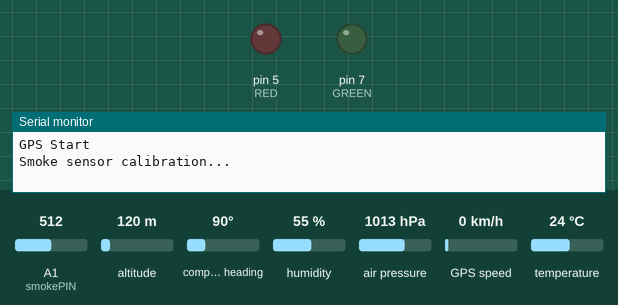
This sketch was run on a simulated Arduino Uno, built with avr-gcc and run on an emulated ATmega328P. Parts: output pins drawn as LEDs (lit = HIGH), the last lines printed to the serial monitor. Inputs (shaded band) come from the test bench; at power-on: A1 (smokePIN) = 512, altitude 120 m, compass heading 90°, humidity 55 %, air pressure 1013 hPa, GPS speed 0 km/h, temperature 24 °C. The GPS gets a fix after 3 s at 37.7749, -122.4194 with 8 satellites.

Above: at 0.1 s.
At 27.3 s:
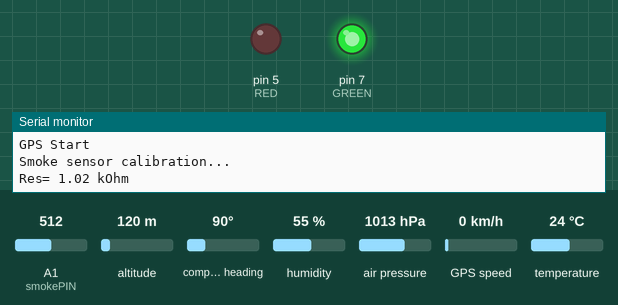
Timing chart, 0 to 28.8 s (numbered marks = the images above):
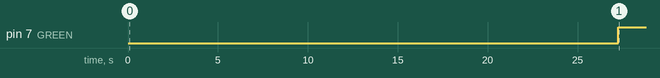

Measured:
- by itself, pin 7 (GREEN): LOW → HIGH at 27.3 s

The sketch:

weather_station_demo.ino
```cpp
// (licence header left out)
//  Include libraries
#include <SoftwareSerial.h>
#include "TinyGPS++.h"
#include <SPI.h>
#include <DHT.h> //https://github.com/adafruit/DHT-sensor-library
#include <DHT_U.h>
#include <Adafruit_Sensor.h>
#include <Adafruit_BMP280.h> //https://github.com/adafruit/Adafruit_BMP280_Library

//
#define DHTPIN 2
#define DHTTYPE DHT22
DHT dht(DHTPIN, DHTTYPE);
Adafruit_BMP280 bmp;
#define smokePIN A1
const int chipSelect = 4;
int RED = 5;
int GREEN = 7;
int GPSrx = 9;
int GPStx = 8;
long latitude;
long longitude;
TinyGPSPlus gps;
SoftwareSerial serial_connection(GPSrx, GPStx);
float temp;
float humidity;
float temperature;
float pressure;
float heatic;
float altitude;
int smoke;
char dataString[10];
int k = 0;
char filename[] = "datalog.csv";
#define load_Res 10
#define air_factor 9.83
float Res = 0;
float res = 0;
float result;
float SmokeCurve[3] ={4.50,0.70,-0.40};
float ratio;

//smoke sensor calibration
float resistance(int samples, int interval)
{
   int i;
   float res=0;
   for (i=0;i<samples;i++)
   {
      int adc_value=analogRead(smokePIN);
      res+=((float)load_Res*(1023-adc_value)/adc_value);
      delay(interval);
   }
   res/=samples;
   return res;
}

float SensorCalibration()
{
  int i;
  float val=0;
  val=resistance(50,500);
  val = val/air_factor;
  return val;
}

void setup(void)
{
 //
 Serial.begin(9600);  //9600 baud rate
 serial_connection.begin(9600);
 Serial.println(F("GPS Start"));
 dht.begin();
 if(!bmp.begin()) {
  Serial.println(F("BMP280 not found!"));
 }
 pinMode(smokePIN, INPUT);
 pinMode(RED, OUTPUT);
 pinMode(GREEN,OUTPUT);
 Serial.println(F("Smoke sensor calibration..."));
 Res = SensorCalibration();
 Serial.print(F("Res= "));
 Serial.print(Res);
 Serial.println(F(" kOhm\n"));
}

void loop(void)
{
  delay(2000);
  /* TO DO: must add weighted average */
  humidity = dht.readHumidity();
  temperature = dht.readTemperature();
  heatic = dht.computeHeatIndex(temperature, humidity, false);
  pressure = bmp.readPressure()/100.0F;
  res = resistance(5,50);
  res /= Res;
  result=pow(10,(((log(res)-SmokeCurve[1])/SmokeCurve[2]) + SmokeCurve[0]));
  /* TO DO: data validation */
  if (result < 1000) {
    digitalWrite(GREEN, HIGH); //testing GREEN/RED LEDS
    digitalWrite(RED, LOW);
  } else {
    digitalWrite(RED, HIGH);
    digitalWrite(GREEN, LOW);
  }
  while (serial_connection.available() > 0)
    if (gps.encode(serial_connection.read()))
        delay(10);

     /* GEOSS/HACK demo to display collected data on Screen via serial cable */
     Serial.print(F("DHT22 Temperature: "));
     Serial.print(temperature);
     Serial.print(F(" C, Humidity: "));
     Serial.print(humidity);
     Serial.print(F("%, Heat perceived in C: "));
     Serial.println(heatic);
     Serial.print(F("GYBMP280 Pressure: "));
     Serial.print(pressure); // 100 Pa = 1 millibar
     Serial.println(" hPa");
     Serial.print(F("MQ-2: "));
     Serial.print(result);
     Serial.println(F(" ppm"));
     Serial.print(F("GPS: "));
     Serial.print(gps.location.lat(), 6);
     Serial.print(F(", "));
     Serial.println(gps.location.lng(), 6);
}
```
